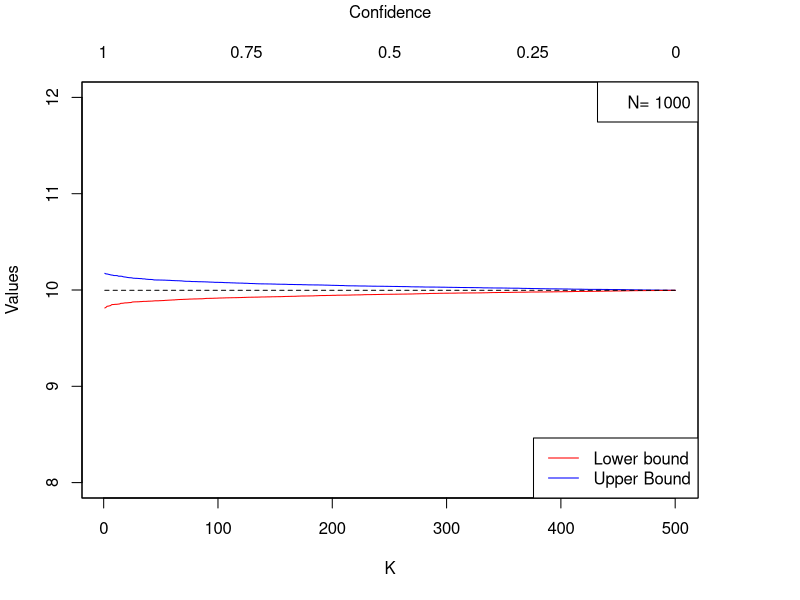
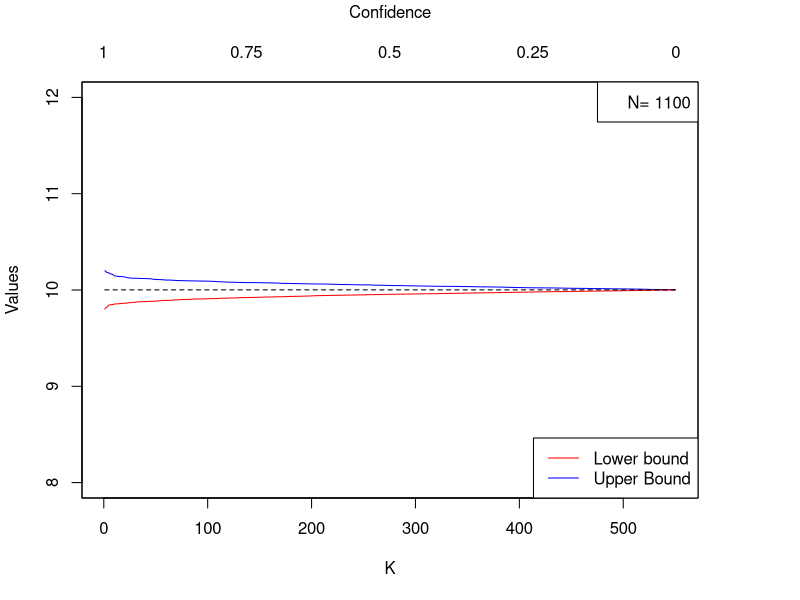
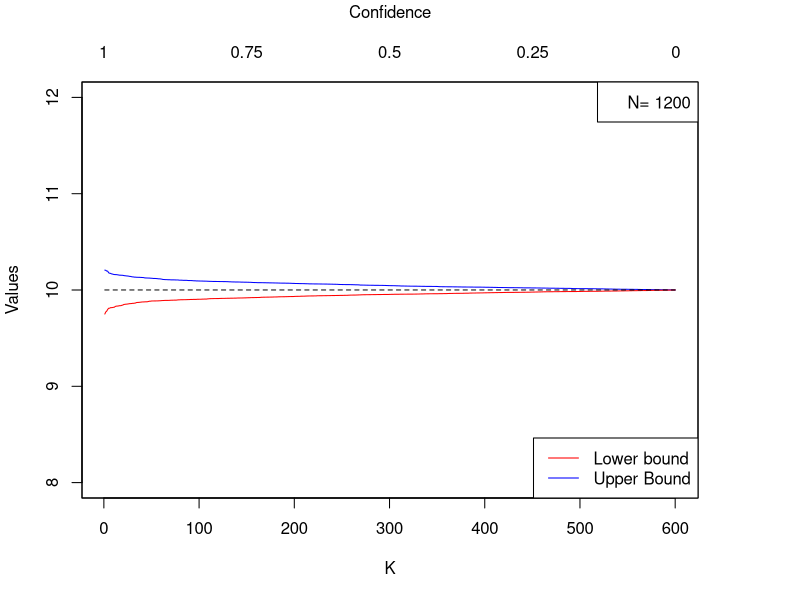
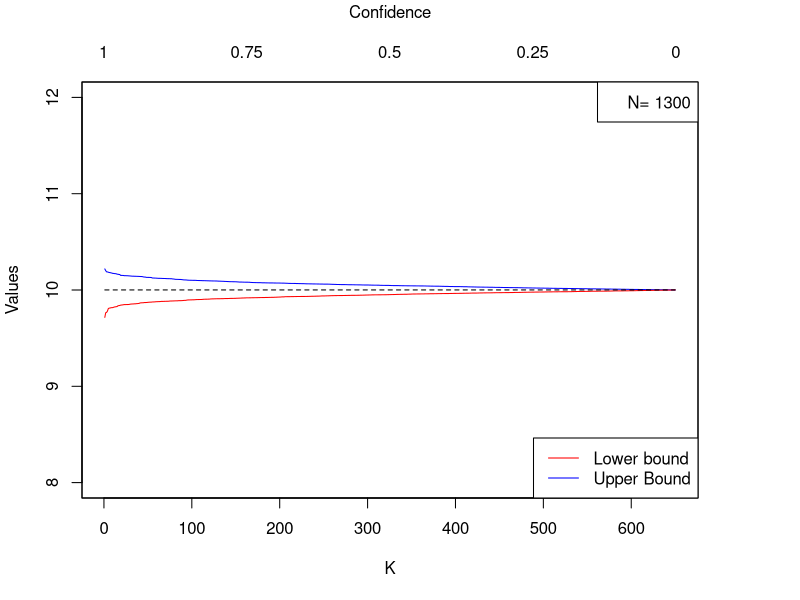
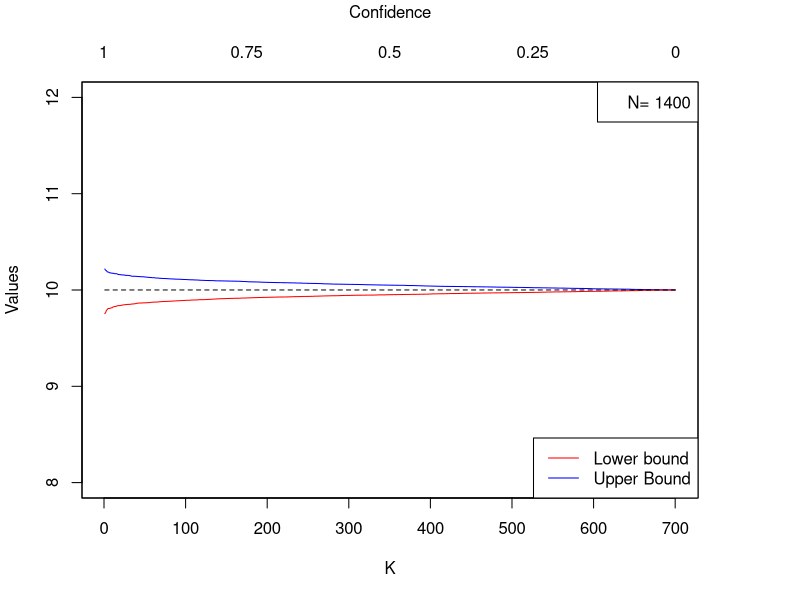
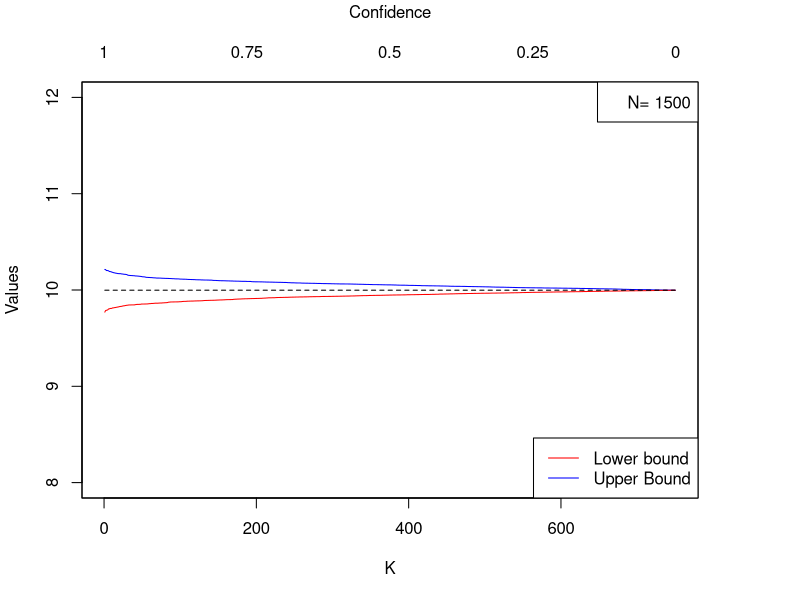
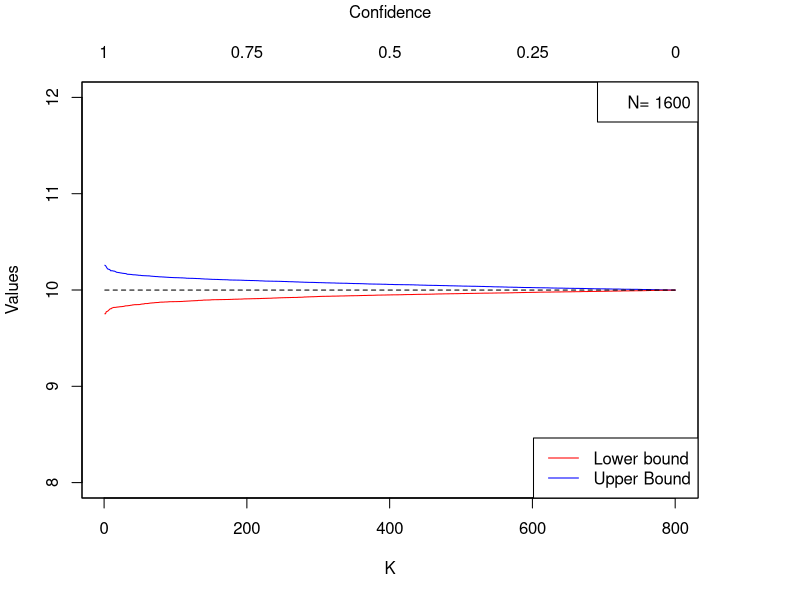
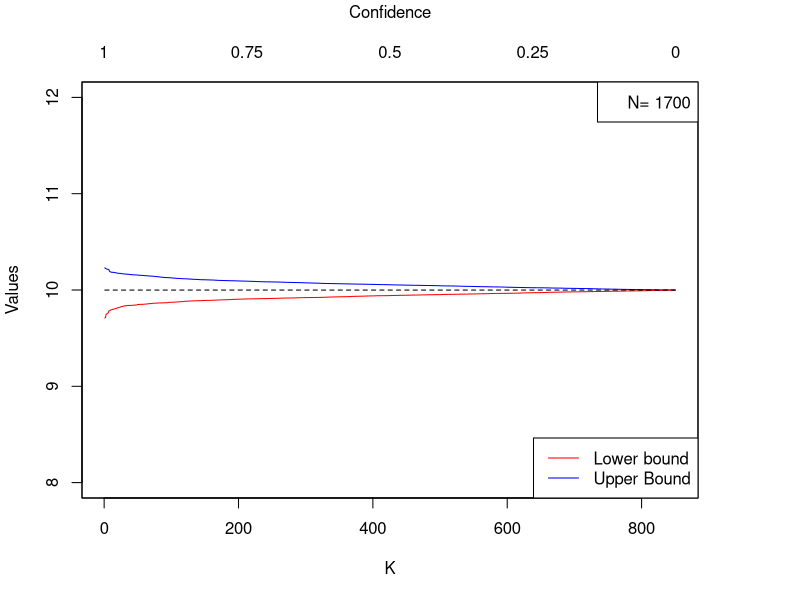

Source code (R) for these figures, in order:
set.seed(3.1416)
x <- rnorm(1000000,10,2)

analytic_teorem <- function (N,x,med,desv)
{
  length(x)
  meansamples <- rep(NA,N)
  for(i in 1:N){
    meansamples[i]  <- mean(sample(x, length(x)/N, replace = TRUE))
  }
  meansamples <- sort(meansamples)
  confidence <- rep(NA,N/2)
  p_lower <- rep(NA,N/2)
  p_upper <- rep(NA,N/2)
  
  for(k in 1:N/2){
    confidence[k] <- 2*k/(N+1)
    p_lower[k] <- meansamples[k]
    p_upper[k] <- meansamples[N-k+1]
  }
  
  mean_t <- (meansamples[k] + meansamples[N-k+1])/2
  
  x_a <- seq(1:(N/2))
  par(mar=c(5,4,4,5)+.1)
  plot(x_a, p_upper,type="l", ylim=range(c(med-1*desv,med+1*
                                             desv)),col="blue",xlab="K",ylab="Values")
  
  lines(x_a, p_lower,type="l",col="red",xaxt="n",yaxt="n",xlab="",ylab="")
  
  par(new=TRUE)
  
  plot(confidence*(N/2),rep(mean_t,N/2),ylim=range(c(med-1*desv,med+1*desv)),type="l",
       
       col="black",xaxt="n",yaxt="n",ylab='',xlab='',lty=2)
  axis(3,seq(from=0,to=1,by=.25)*(N/2),las=0,at=seq(from=0,to=1,by=.25)*(N/2),labels=c(1,0.75,0.50,0.25,0))
  mtext("Confidence",side=3,line=3)
  legend("bottomright",col=c("red","blue"),lty=1,legend=c("Lower bound","Upper Bound"))
  legend("topright",legend=c(paste("N=",as.character(N))))
}

for(i in seq(1000,10000,100)) analytic_teorem(i,x,10,2)